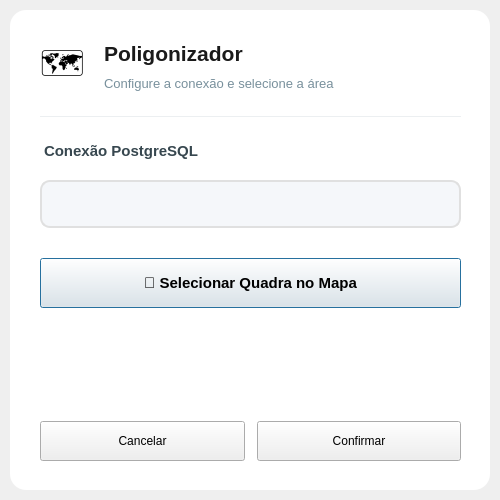
<?xml version="1.0" encoding="UTF-8"?>
<ui version="4.0">
 <class>PoligonizadorDialog</class>
 <widget class="QDialog" name="PoligonizadorDialog">
  <property name="geometry">
   <rect>
    <x>0</x>
    <y>0</y>
    <width>500</width>
    <height>500</height>
   </rect>
  </property>
  <property name="windowTitle">
   <string>Poligonizador de Linha de Corte</string>
  </property>
  <property name="styleSheet">
   <string notr="true"/>
  </property>
  <widget class="QFrame" name="mainContainer">
   <property name="geometry">
    <rect>
     <x>10</x>
     <y>10</y>
     <width>480</width>
     <height>480</height>
    </rect>
   </property>
   <property name="styleSheet">
    <string notr="true">QFrame#mainContainer {
    background-color: white;
    border-radius: 16px;
}

QLabel#title {
    color: #1a1a1a;
}

QLabel#subtitle {
    color: #78909c;
}

QFrame#separator {
    background-color: #eceff1;
    max-height: 1px;
    border: none;
}

QComboBox#combo_conexao {
    background-color: #f5f7fa;
    border: 2px solid #e0e0e0;
    border-radius: 10px;
    padding: 12px 16px;
    color: #37474f;
    min-height: 20px;
}

QComboBox#combo_conexao:focus {
    border: 2px solid #2196f3;
    background-color: white;
}

QComboBox#combo_conexao::drop-down {
    border: none;
    width: 30px;
}

QComboBox#combo_conexao::down-arrow {
    image: none;
    border-left: 5px solid transparent;
    border-right: 5px solid transparent;
    border-top: 6px solid #78909c;
    margin-right: 8px;
}

QComboBox#combo_conexao QAbstractItemView {
    background-color: white;
    border: 2px solid #e0e0e0;
    border-radius: 10px;
    selection-background-color: #e3f2fd;
    selection-color: #1976d2;
    padding: 5px;
    outline: none;
}

QComboBox#combo_conexao QAbstractItemView::item {
    padding: 10px 16px;
    border-radius: 6px;
}

QComboBox#combo_conexao QAbstractItemView::item:hover {
    background-color: #f0f7ff;
}</string>
   </property>
   <property name="frameShape">
    <enum>QFrame::StyledPanel</enum>
   </property>
   <property name="frameShadow">
    <enum>QFrame::Raised</enum>
   </property>
   <widget class="QLabel" name="logo_background">
    <property name="geometry">
     <rect>
      <x>0</x>
      <y>0</y>
      <width>480</width>
      <height>480</height>
     </rect>
    </property>
    <property name="styleSheet">
     <string notr="true">background: transparent;</string>
    </property>
    <property name="text">
     <string/>
    </property>
    <property name="alignment">
     <set>Qt::AlignCenter</set>
    </property>
   </widget>
   <widget class="QWidget" name="verticalLayoutWidget">
    <property name="geometry">
     <rect>
      <x>30</x>
      <y>30</y>
      <width>421</width>
      <height>421</height>
     </rect>
    </property>
    <layout class="QVBoxLayout" name="verticalLayout">
     <property name="spacing">
      <number>20</number>
     </property>
     <item>
      <layout class="QHBoxLayout" name="headerLayout">
       <item>
        <widget class="QLabel" name="icon_label">
         <property name="styleSheet">
          <string notr="true">font-size: 32px;</string>
         </property>
         <property name="text">
          <string>🗺️</string>
         </property>
        </widget>
       </item>
       <item>
        <layout class="QVBoxLayout" name="titleLayout">
         <property name="spacing">
          <number>4</number>
         </property>
         <item>
          <widget class="QLabel" name="title">
           <property name="font">
            <font>
             <family>Segoe UI</family>
             <pointsize>16</pointsize>
             <weight>75</weight>
             <bold>true</bold>
            </font>
           </property>
           <property name="text">
            <string>Poligonizador</string>
           </property>
          </widget>
         </item>
         <item>
          <widget class="QLabel" name="subtitle">
           <property name="font">
            <font>
             <family>Segoe UI</family>
             <pointsize>10</pointsize>
            </font>
           </property>
           <property name="text">
            <string>Configure a conexão e selecione a área</string>
           </property>
          </widget>
         </item>
        </layout>
       </item>
       <item>
        <spacer name="horizontalSpacer">
         <property name="orientation">
          <enum>Qt::Horizontal</enum>
         </property>
         <property name="sizeHint" stdset="0">
          <size>
           <width>40</width>
           <height>20</height>
          </size>
         </property>
        </spacer>
       </item>
      </layout>
     </item>
     <item>
      <widget class="QFrame" name="separator">
       <property name="frameShape">
        <enum>QFrame::HLine</enum>
       </property>
       <property name="frameShadow">
        <enum>QFrame::Sunken</enum>
       </property>
      </widget>
     </item>
     <item>
      <widget class="QLabel" name="conn_label">
       <property name="font">
        <font>
         <family>Segoe UI</family>
         <pointsize>11</pointsize>
         <weight>75</weight>
         <bold>true</bold>
        </font>
       </property>
       <property name="styleSheet">
        <string notr="true">color: #37474f; margin-top: 5px;</string>
       </property>
       <property name="text">
        <string>Conexão PostgreSQL</string>
       </property>
      </widget>
     </item>
     <item>
      <widget class="QComboBox" name="combo_conexao">
       <property name="font">
        <font>
         <family>Segoe UI</family>
         <pointsize>10</pointsize>
        </font>
       </property>
      </widget>
     </item>
     <item>
      <spacer name="verticalSpacer_2">
       <property name="orientation">
        <enum>Qt::Vertical</enum>
       </property>
       <property name="sizeType">
        <enum>QSizePolicy::Fixed</enum>
       </property>
       <property name="sizeHint" stdset="0">
        <size>
         <width>20</width>
         <height>10</height>
        </size>
       </property>
      </spacer>
     </item>
     <item>
      <widget class="QPushButton" name="btn_selecionar">
       <property name="minimumSize">
        <size>
         <width>0</width>
         <height>50</height>
        </size>
       </property>
       <property name="font">
        <font>
         <family>Segoe UI</family>
         <pointsize>11</pointsize>
         <weight>75</weight>
         <bold>true</bold>
        </font>
       </property>
       <property name="cursor">
        <cursorShape>PointingHandCursor</cursorShape>
       </property>
       <property name="text">
        <string>📍 Selecionar Quadra no Mapa</string>
       </property>
      </widget>
     </item>
     <item>
      <spacer name="verticalSpacer">
       <property name="orientation">
        <enum>Qt::Vertical</enum>
       </property>
       <property name="sizeHint" stdset="0">
        <size>
         <width>20</width>
         <height>40</height>
        </size>
       </property>
      </spacer>
     </item>
     <item>
      <layout class="QHBoxLayout" name="buttonsLayout">
       <property name="spacing">
        <number>12</number>
       </property>
       <item>
        <widget class="QPushButton" name="btn_cancelar">
         <property name="minimumSize">
          <size>
           <width>0</width>
           <height>40</height>
          </size>
         </property>
         <property name="cursor">
          <cursorShape>PointingHandCursor</cursorShape>
         </property>
         <property name="text">
          <string>Cancelar</string>
         </property>
        </widget>
       </item>
       <item>
        <widget class="QPushButton" name="btn_ok">
         <property name="minimumSize">
          <size>
           <width>0</width>
           <height>40</height>
          </size>
         </property>
         <property name="cursor">
          <cursorShape>PointingHandCursor</cursorShape>
         </property>
         <property name="text">
          <string>Confirmar</string>
         </property>
        </widget>
       </item>
      </layout>
     </item>
    </layout>
   </widget>
   <zorder>logo_background</zorder>
   <zorder>verticalLayoutWidget</zorder>
  </widget>
 </widget>
 <resources/>
 <connections>
  <connection>
   <sender>btn_cancelar</sender>
   <signal>clicked()</signal>
   <receiver>PoligonizadorDialog</receiver>
   <slot>reject()</slot>
   <hints>
    <hint type="sourcelabel">
     <x>147</x>
     <y>461</y>
    </hint>
    <hint type="destinationlabel">
     <x>249</x>
     <y>249</y>
    </hint>
   </hints>
  </connection>
  <connection>
   <sender>btn_ok</sender>
   <signal>clicked()</signal>
   <receiver>PoligonizadorDialog</receiver>
   <slot>accept()</slot>
   <hints>
    <hint type="sourcelabel">
     <x>351</x>
     <y>461</y>
    </hint>
    <hint type="destinationlabel">
     <x>249</x>
     <y>249</y>
    </hint>
   </hints>
  </connection>
 </connections>
</ui>
